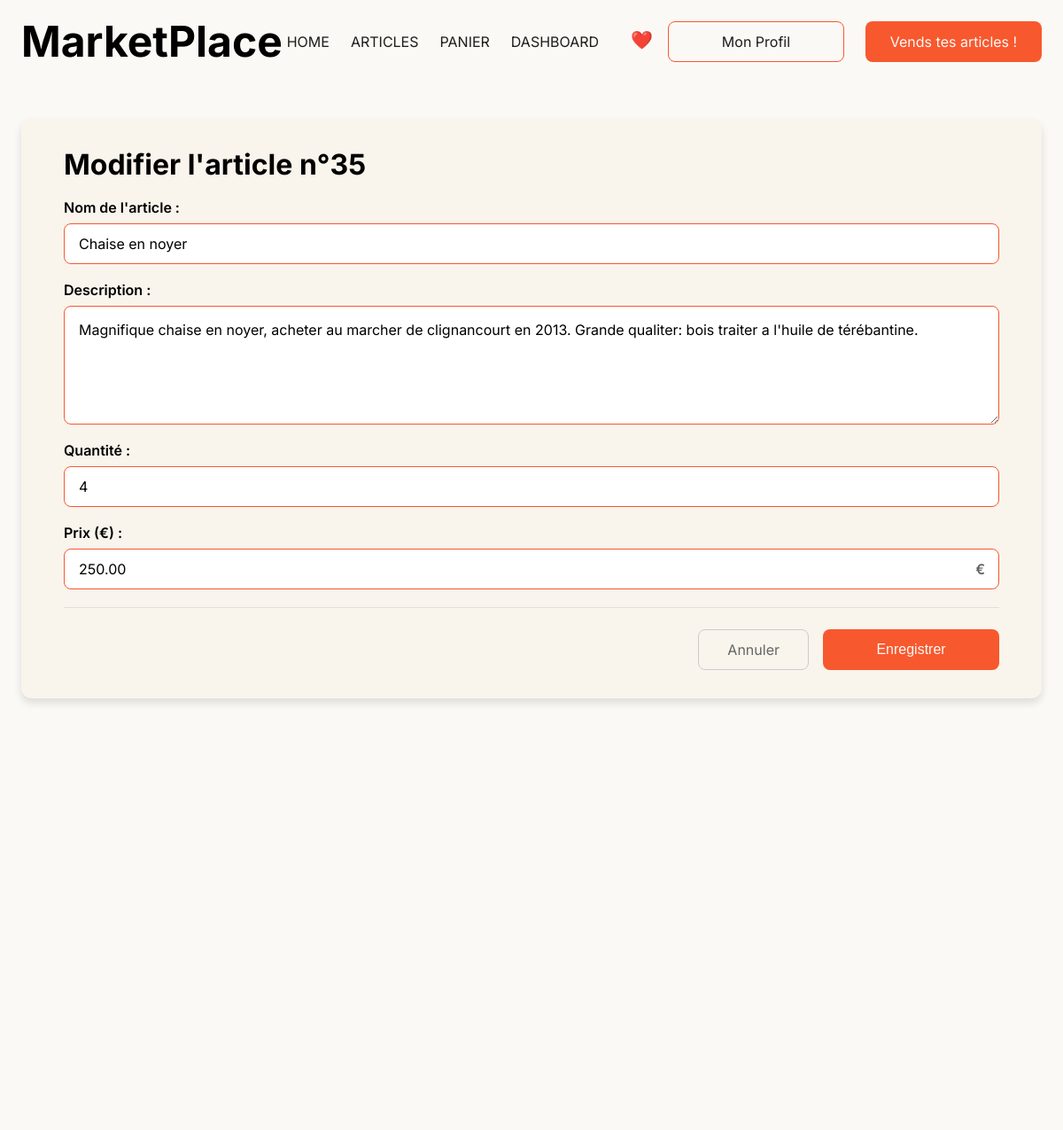
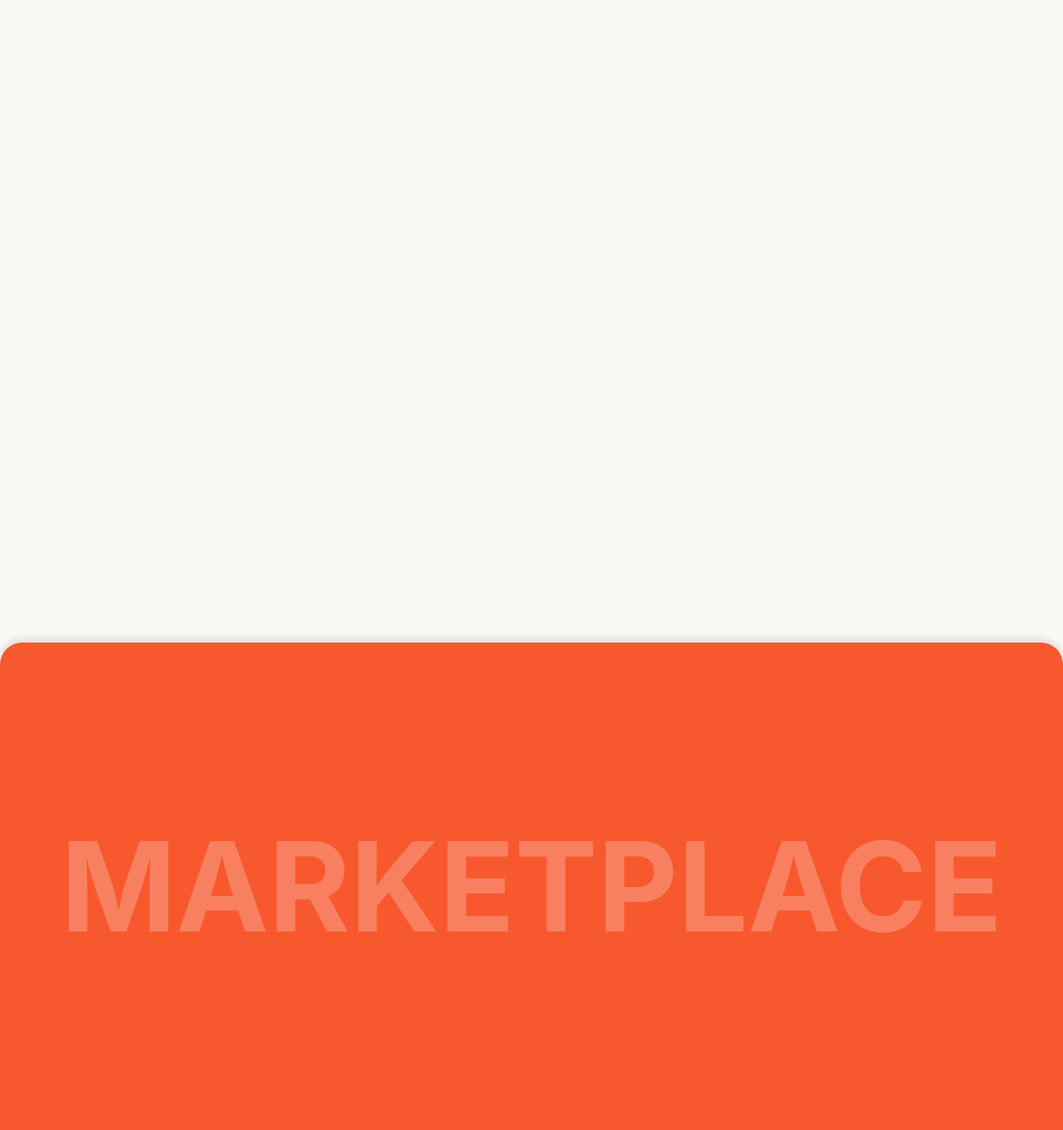
Page /editArticle.php?id=35 (signed in) on the committed database (2 pictures, top to bottom).
### tables this page shows
CREATE TABLE IF NOT EXISTS `articles` (
  `id` int NOT NULL AUTO_INCREMENT,
  `nom` varchar(100) NOT NULL,
  `description` text,
  `prix` decimal(10,2) NOT NULL,
  `date_publication` datetime DEFAULT CURRENT_TIMESTAMP,
  `auteur_id` int NOT NULL,
  `image_url` varchar(255) DEFAULT NULL,
  PRIMARY KEY (`id`),
  KEY `auteur_id` (`auteur_id`)
);

CREATE TABLE IF NOT EXISTS `stock` (
  `id` int NOT NULL AUTO_INCREMENT,
  `article_id` int NOT NULL,
  `quantite` int NOT NULL DEFAULT '0',
  PRIMARY KEY (`id`),
  KEY `article_id` (`article_id`)
);

### editArticle.php (the view, shortened to what this page needs)
<?php
require_once 'includes/db.php';
$article_id = intval($_GET['id']);
$stmt = $conn->prepare("SELECT * FROM articles WHERE id = :id");
$stmt->execute([':id' => $article_id]);
$article = $stmt->fetch(PDO::FETCH_ASSOC);
$stmtStock = $conn->prepare("SELECT quantite FROM stock WHERE article_id = :article_id");
$stmtStock->execute([':article_id' => $article_id]);
$stock = $stmtStock->fetch(PDO::FETCH_ASSOC);
$quantite = $stock ? $stock['quantite'] : 0;
?>
<!DOCTYPE html>
<html lang="fr">
<head>
    <link rel="stylesheet" href="assets/css/style.css">
</head>
<body>
    <div class="container">
        <nav class="navbar">
            <a href="index.php" class="logo">MarketPlace</a>
            <div class="nav-links">
                <a href="index.php" class="nav-link">HOME</a>
                <a href="articles.php" class="nav-link">ARTICLES</a>
                <a href="panier.php" class="nav-link">PANIER</a>
                <?php if (isset($_SESSION['role']) && $_SESSION['role'] === "admin"): ?>
                    <a href="admin.php" class="nav-link">DASHBOARD</a>
                <?php endif; ?>
                <?php if (isset($_SESSION['user_id'])): ?>
                    <a href="articleLike.php" class="nav-link nav-heart">❤️</a>
                <?php endif; ?>
            </div>
            <div class="nav-buttons">
                <?php if (isset($_SESSION['user_id'])): ?>
                    <a href="profile.php" class="btn-secondary">Mon Profil</a>
                    <a href="vente.php" class="btn-primary">Vends tes articles !</a>
                <?php else: ?>
                    <a href="register.php" class="btn-secondary">S'inscrire</a>
                    <a href="login.php" class="btn-primary">Se connecter</a>
                <?php endif; ?>
            </div>
        </nav>
        <div class="admin-section">
            <h1>Modifier l'article n°<?= $article_id ?></h1>
            <br>
            <form method="post">
                <div class="form-group">
                    <label for="nom" class="form-label">Nom de l'article :</label>
                    <input type="text" name="nom" id="nom" class="form-input" value="<?= htmlspecialchars($article['nom']) ?>" required>
                </div>
                <div class="form-group">
                    <label for="description" class="form-label">Description :</label>
                    <textarea name="description" class="form-textarea" id="description" rows="5" required><?= htmlspecialchars($article['description']) ?></textarea>
                </div>
                <div class="form-group">
                    <label for="quantite" class="form-label">Quantité :</label>
                    <input type="number" name="quantite" id="quantite" class="form-input" min="0" value="<?= htmlspecialchars($quantite) ?>" required>
                </div>
                <div class="form-group">
                    <label for="prix" class="form-label">Prix (€) :</label>
                    <div class="price-input">
                        <input type="number" class="form-input" step="0.01" name="prix" id="prix" value="<?= htmlspecialchars($article['prix']) ?>" required>
                    </div>
                </div>
                <div class="form-actions">
                    <a href="javascript:history.back()" class="btn-cancel">Annuler</a>
                    <button type="submit" class="btn-primary">Enregistrer</button>
                </div>
            </form>
        </div>
    </div>
    <footer class="footer">
        <h2 class="footer-title">MARKETPLACE</h2>
    </footer>
</body>
</html>

### assets/css/style.css (style rules this page uses)
* { margin: 0; padding: 0; box-sizing: border-box; }
body { font-family: "Inter", sans-serif; background: #fbf9f5; position: relative; width: 100%; min-height: 100vh; }
.container { max-width: 1440px; margin: 0 auto; position: relative; }
.navbar { position: absolute; width: 1344px; height: 54px; left: 48px; top: 20px; display: flex; justify-content: space-between; align-items: center; z-index: 100; }
.logo { font-weight: 700; font-size: 48px; line-height: 58px; color: #000000; text-decoration: none; }
.nav-links { display: flex; gap: 24px; align-items: center; }
.nav-link { font-weight: 400; font-size: 16px; line-height: 19px; color: #1e1d19; text-decoration: none; transition: color 0.3s ease; }
.nav-buttons { display: flex; gap: 24px; }
.btn-secondary { width: 199px; height: 46px; border: 1px solid #f8582e; border-radius: 8px; background: transparent; color: #1e1d19; font-size: 16px; cursor: pointer; transition: all 0.3s ease; text-decoration: none; display: flex; align-items: center; justify-content: center; }
.btn-primary { width: 199px; height: 46px; background: #f8582e; border-radius: 8px; border: none; color: #fbf9f5; font-size: 16px; cursor: pointer; transition: background 0.3s ease; text-decoration: none; display: flex; align-items: center; justify-content: center; }
.tendances, .articles-section, .cart-container, .profile-section, .admin-section, .edit-section, .password-section-page, .verification-section, .sell-section { position: absolute; left: 48px; width: 1344px; min-height: 600px; }
.articles-section, .profile-section, .admin-section, .cart-container, .edit-section, .password-section-page, .verification-section, .sell-section { top: 134px; }
.form-group { display: flex; flex-direction: column; gap: 8px; margin-bottom: 24px; }
.form-label { font-size: 16px; line-height: 19px; color: #000000; font-weight: 600; }
.form-input { width: 100%; height: 46px; background: #ffffff; border: 1px solid #f8582e; border-radius: 8px; padding: 0 16px; font-size: 16px; font-family: "Inter", sans-serif; transition: all 0.3s ease; }
.form-input::placeholder { color: #999; }
.form-textarea { width: 100%; min-height: 120px; background: #ffffff; border: 1px solid #f8582e; border-radius: 8px; padding: 16px; font-size: 16px; font-family: "Inter", sans-serif; resize: vertical; transition: all 0.3s ease; }
.btn-cancel { padding: 12px 32px; background: transparent; color: #666; border: 1px solid #ccc; border-radius: 8px; font-size: 16px; cursor: pointer; transition: all 0.3s ease; text-decoration: none; display: inline-flex; align-items: center; }
.form-actions { display: flex; gap: 16px; justify-content: flex-end; padding-top: 24px; border-top: 1px solid #e0e0e0; }
.price-input { position: relative; }
.price-input::before { content: "€"; position: absolute; right: 16px; top: 50%; transform: translateY(-50%); color: #666; font-weight: 600; pointer-events: none; }
.price-input input { padding-right: 40px; }
.footer { position: absolute; top: 2000px; left: 0; width: 100%; height: 550px; background: #f8582e; box-shadow: 0px -4px 10px rgba(0, 0, 0, 0.12); border-radius: 25px 25px 0px 0px; display: flex; align-items: center; justify-content: center; }
.footer-title { font-weight: 700; font-size: 140px; line-height: 169px; color: #fbf9f5; opacity: 0.25; }
@media (max-width: 1440px) { .container { max-width: 100%; padding: 0 24px; } }
@media (max-width: 1440px) { .navbar { width: calc(100% - 48px); left: 24px; } }
@media (max-width: 1440px) { .hero, .tendances, .articles-section, .profile-section, .admin-section, .cart-container, .edit-section, .sell-section, .philosophie, .retours { left: 24px; width: calc(100% - 48px); } }
.nav-heart { font-size: 20px !important; padding: 8px 12px; border-radius: 50%; margin-top: -3px; transition: all 0.3s ease; }
.admin-section { background: #f9f4ec; box-shadow: 0px 5px 10px rgba(0, 0, 0, 0.12); border-radius: 12px; padding: 32px 48px; gap: 24px; }
.form-group { margin-bottom: 20px; }
label, input, textarea { display: block; width: 100%; }
input, textarea { padding: 10px; font-size: 16px; }

### rows in the picture
articles: nom "Chaise en noyer", description "Magnifique chaise en noyer, acheter au marcher de clignancourt en 2013. Grande qualiter: bois traiter a l'huile de térébantine.", prix "250.00"
stock: quantite "4"

### other values in the picture
$article_id "35"
